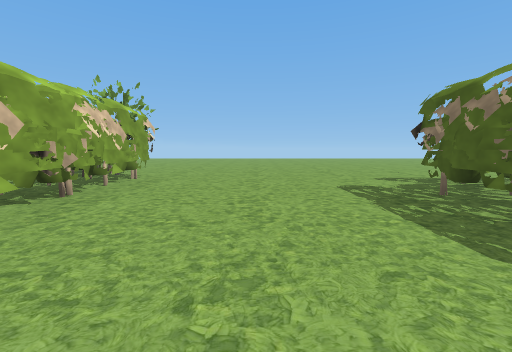
[1] (above)

12 first-person views from a walk through a 3-D level made in the Godot game engine. The camera is 1.3 m above the floor, tilts 6° down and sees 90° across. The floor is counted in squares, 2 m on a side. Each view is taken from the middle of a square. On the plan, view 1 faces up. The plan holds only what a view shows up to about 9 squares ahead; the rest is blank. The place goes on beyond the plan. Characters and animated objects are left out. Some surface patterns are stand-ins.

[2]
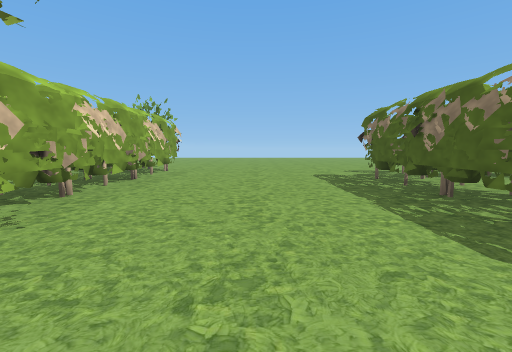

[3]
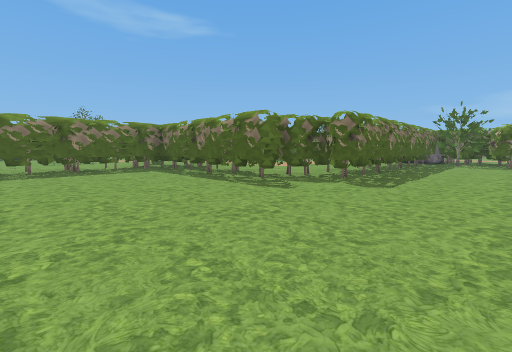

[4]
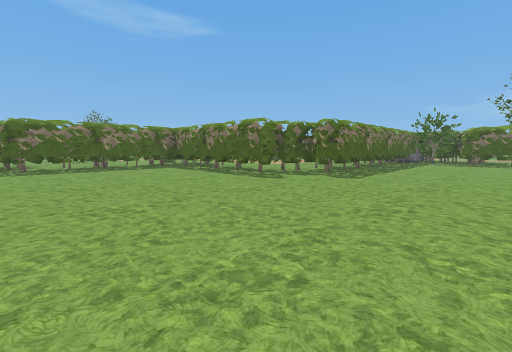

[5]
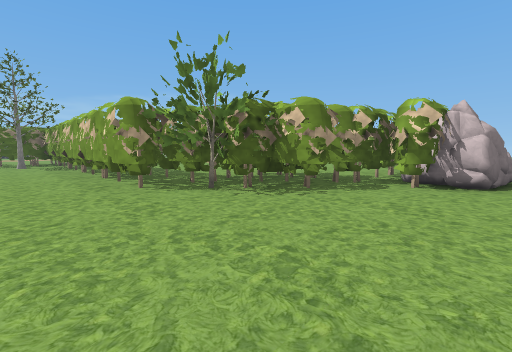

[6]
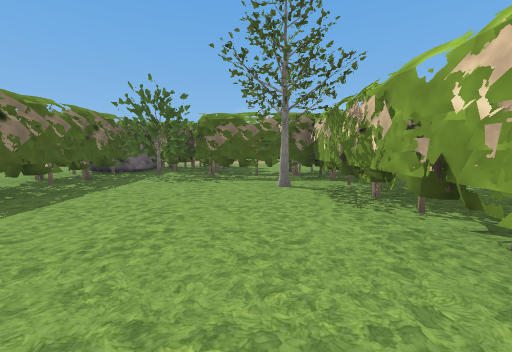

[7]
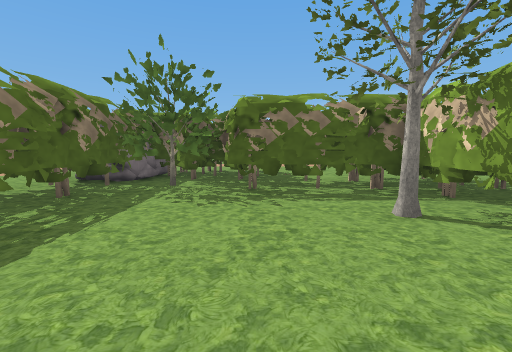

[8]
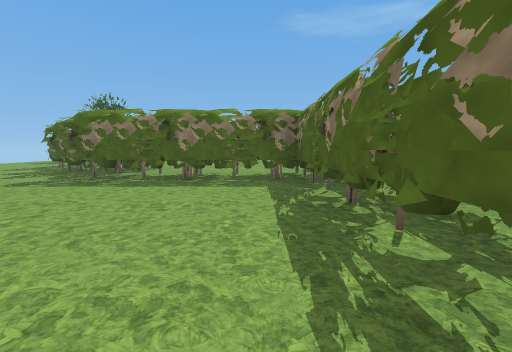

[9]
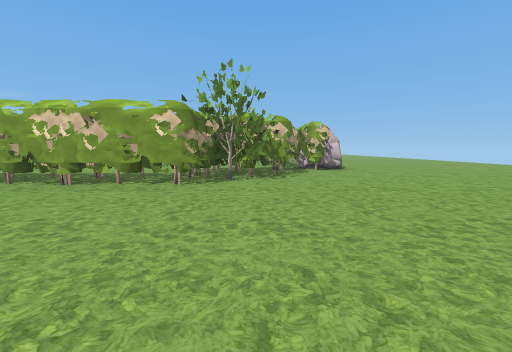

[10]
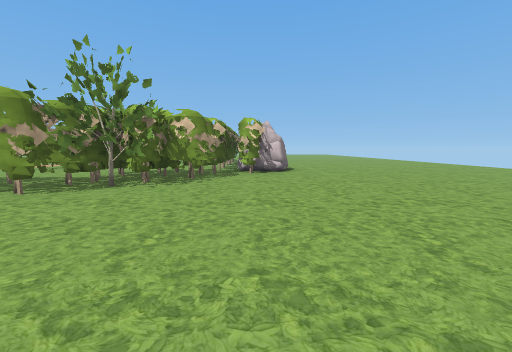

[11]
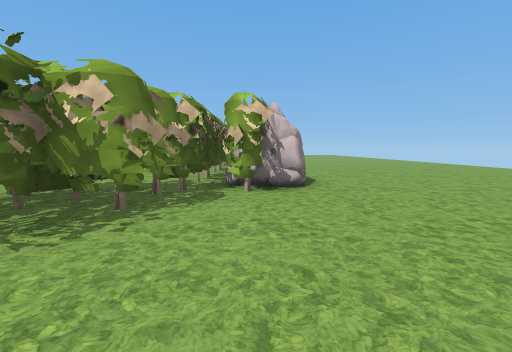

[12]
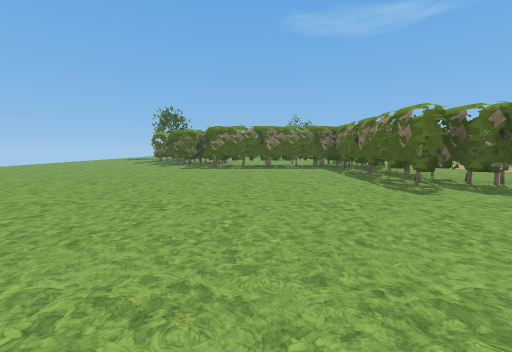

### Floor plan
Points are (right, up) in squares from view 1. A wall is a line through its corners. A room is listed if a view was taken in it or the views show most of it. See-through windows are left out.
Room 1 (views 1, 2, 3, 4, 5, 6, 7, 8, 9, 10, 11, 12)
walls: (2.4, 3.6) (2.6, 4); (3.7, 4.6) (4.1, 4.9); (3.7, 4.4) (3.4, 4.9) (3.8, 5.1) (8.2, 5.1) (8.6, 5.3); (3.5, 4.1) (4.7, 4.1); (3.4, 3.9) (3.9, 4.1); (4.1, 5.1) (4.7, 5.3); (3.4, 3.6) (3.5, 3.9); (-2.1, 4.4) (-2.3, 3.2); (-2.5, 6) (-2.4, 5.6) (-2.4, -3); (-2.6, 6) (-2.4, 5.8); (3.5, 3.4) (3.9, 3.9); (-2.4, 4) (-2.1, 3.3) (-2.7, 2.9); (-3, 5.6) (-2.6, 5.9) (-2.4, 5.6); (5.1, 5.4) (6.6, 5.1); (3.5, 2.6) (3.5, 3.8); (4.8, 4.1) (5.3, 4.1); (2.2, 1.9) (2.4, 3.1); (3.2, 2.3) (3.4, 3.8) (3.9, 4.2); (-3.4, 5.1) (-3.3, 3.7); (2.5, 1.7) (2.3, 2.1); (-3.5, 6.8) (-3.7, 6.5); (-3.6, 6.1) (-3.4, 5.8); (-3.7, 6.1) (-3.4, 5.6) (-3.4, 4); (-3.8, 6.1) (-3.6, 5.9); (-3.8, 7.1) (-3.5, 6.9); (-2.4, 2.1) (-2.2, 1.3) (-2.6, 1); (6.1, 5) (6.7, 5.3); (-2.2, 1.8) (-2.4, 0.2); (-4.3, 6.2) (-2.7, 6); (-2.2, 1.7) (-2.6, 1.4); (-4.3, 6.9) (-4.3, 6.1) (-3.6, 6.1) (-3.5, 5.6); (-2.5, 1.9) (-2.6, 1.4); (2.2, 0.5) (2.3, 0.9) (2.5, 1.2); (-4.5, 8) (-4.3, 7.6) (-4.3, 7); (-4.6, 7.9) (-3.6, 6.8); (-4.7, 8.2) (-4.2, 7.7); (7.5, 4.9) (7.9, 5.2); (-5.4, 7.7) (-5.4, 7.5); (-5.4, 7.7) (-5.3, 7.6); (-5.6, 8.1) (-5.3, 7.8); (-5.8, 8.1) (-5.3, 7.6); (-5.9, 8.1) (-5.3, 7.8); (8.2, 6.9) (8.4, 8.1); (8.4, 5.1) (8.4, 9.7); (8.5, 5.7) (8.3, 6.2); (8.5, 7.7) (8.2, 8.3) (8.4, 9.1); (-6.4, 9.1) (-5.9, 9.1) (-5.5, 8.9) (-5.9, 8.6); (-6.9, 8.3) (-6.4, 8.2); (-1.8, -1.8) (-1.7, -2.3); (9.4, 6) (9.4, 6.9); (9.4, 8.5) (9.4, 9.6); (-2.3, -2.2) (-2.4, -3.1); (-1, -2.8) (-0.4, -2.9); (3.5, -3) (3.5, -2.5); (-2.2, -2.9) (0.1, -2.9) (0.5, -3.2); (-1.8, -3.1) (-1.3, -2.9); (1.3, -3.9) (1.7, -4.3); (-9.1, 8.1) (-5.9, 8.1) (-5.3, 7.7) (-5.3, 7.1) (-3.9, 7.1) (-3.6, 6.8); (1.7, -4.8) (2.4, -4.8) (2.4, 3.6) (2.7, 4)
objects: rock (-7, 10); tree (-3, 7); tree (-2, -2); tree (1, -3) to (2, -3)

Where each view was taken, in squares from view 1:
view 1: 0 up, 0 right, facing up
view 2: 2 down, 0 right, facing up
view 3: 9 up, 0 right, facing down-right
view 4: 10 up, 1 left, facing down-right
view 5: 10 up, 1 left, facing down-left
view 6: 3 up, 1 left, facing down
view 7: 1 up, 0 right, facing down
view 8: 6 up, 3 right, facing right
view 9: 7 up, 2 right, facing left
view 10: 9 up, 1 right, facing left
view 11: 9 up, 2 left, facing left
view 12: 8 up, 1 left, facing right
